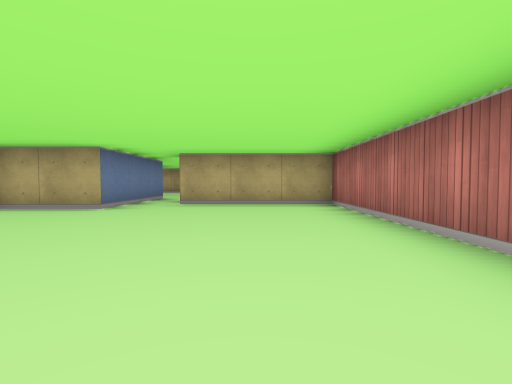
View 1 (above)

12 first-person views from a walk through a cub3D maze. The camera is about half as high as the walls, tilts 2° down and sees 85° across. The floor is counted in squares. Each view is taken from the middle of a square. On the plan, view 1 faces up. The plan holds only what a view shows up to about 9 squares ahead; the rest is blank.

View 2
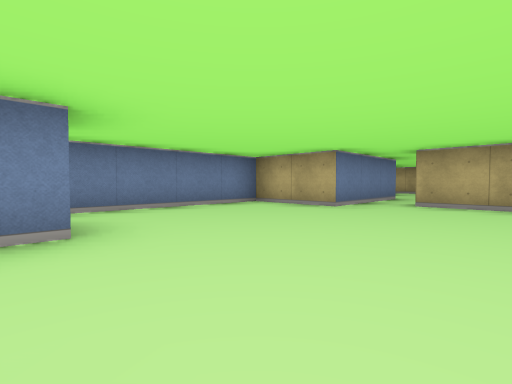

View 3
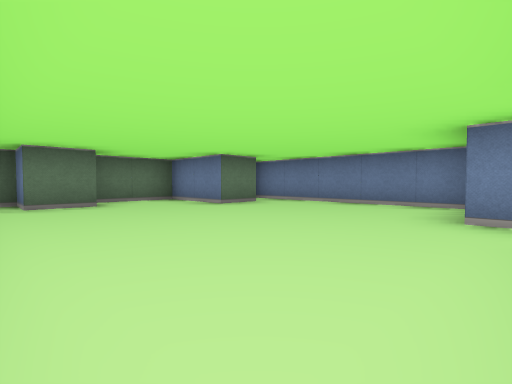

View 4
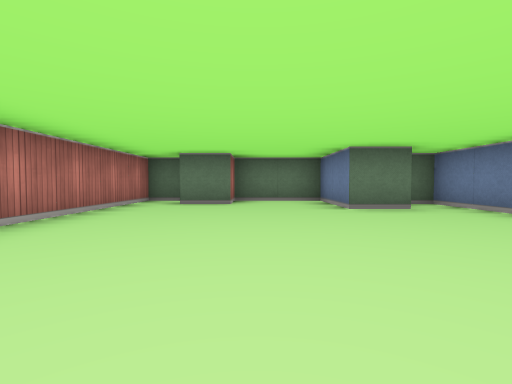

View 5
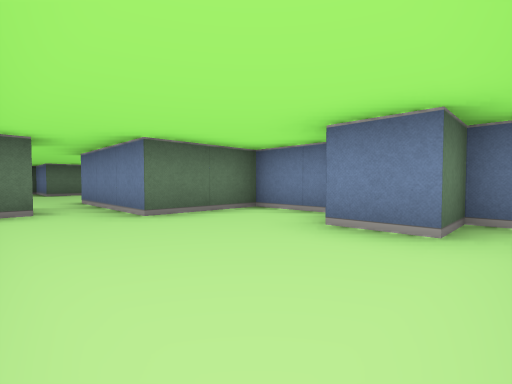

View 6
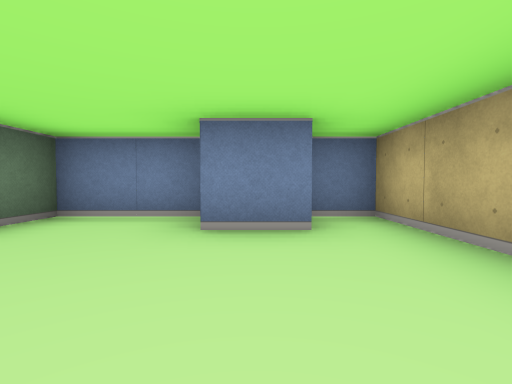

View 7
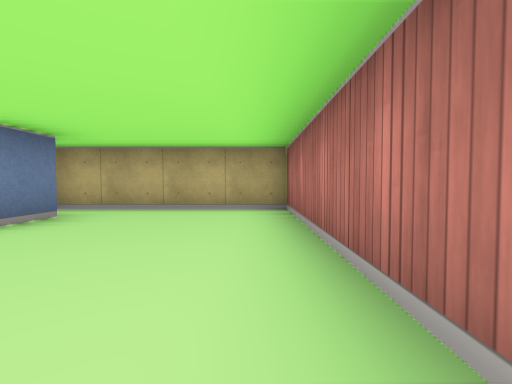

View 8
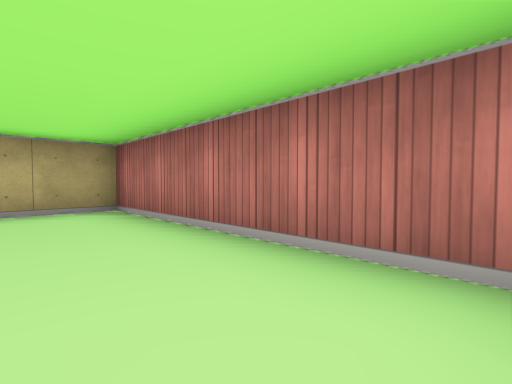

View 9
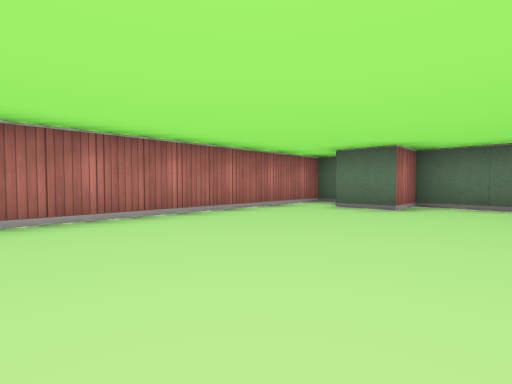

View 10
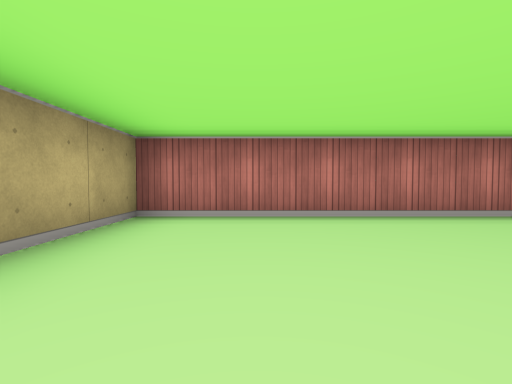

View 11
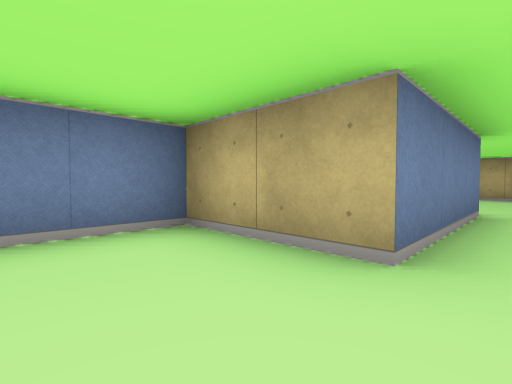

View 12
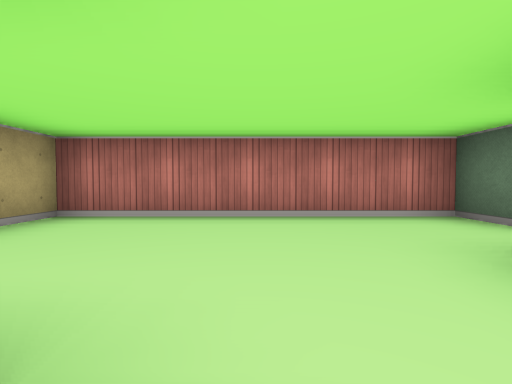

### Floor plan
Points are (right, up) in squares from view 1. A wall is a line through its corners. A room is listed if a view was taken in it or the views show most of it. See-through windows are left out.
Room 1 (views 1, 2, 3, 4, 9, 10, 11)
walls: (-3.6, 0.5) (-2.5, 0.5) (-2.5, -1.5) (-0.5, -1.5) (-0.5, -0.5) (0.5, -0.5) (0.5, -1.5) (1.5, -1.5) (1.5, 5.5) (-1.5, 5.5); (-2.5, 5.5) (-2.5, 4.5) (-4.5, 4.5) (-4.5, -0.5) (-4, -0.5)
ways out: opening at (-2, 5) to room 2
Room 2 (views 5, 6, 7, 8, 12)
walls: (-4.5, 9.4) (-4.5, 7.5) (-2.5, 7.5) (-2.5, 5.5); (-1.6, 6.5) (-0.5, 6.5) (-0.5, 11.5) (-4.5, 11.5) (-4.5, 10.5) (-3.5, 10.5) (-3.5, 9.5)
ways out: opening at (-2, 5) to room 1

Where each view was taken, in squares from view 1:
view 1: 0 up, 0 right, facing up
view 2: 0 up, 0 right, facing up-left
view 3: 5 up, 1 right, facing down-left
view 4: 5 up, 1 left, facing down
view 5: 11 up, 1 left, facing down-left
view 6: 10 up, 1 left, facing left
view 7: 7 up, 1 left, facing up
view 8: 7 up, 2 left, facing up-right
view 9: 4 up, 2 left, facing down-right
view 10: 4 up, 2 left, facing right
view 11: 3 up, 2 left, facing up-left
view 12: 9 up, 4 left, facing right
